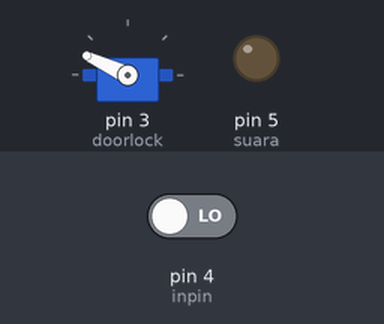
This sketch was run on a simulated Arduino Uno, built with avr-gcc and run on an emulated ATmega328P. Parts: servo, output pins drawn as LEDs (lit = HIGH). Dashed ring = blinking. The test bench sets the inputs (shaded band); at power-on: pin 4 (inpin) LOW.

Above: at 1.2 s.
1.3 s: pin 4 (inpin) driven HIGH
At 1.4 s:
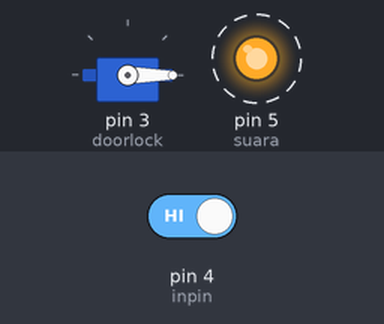
4.3 s: pin 4 (inpin) driven LOW
At 4.37 s:
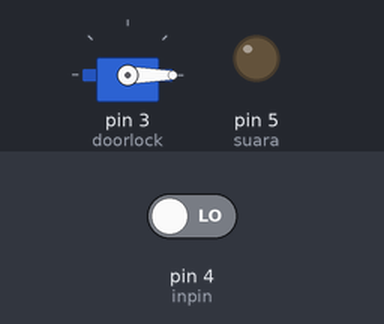
Timing chart, 0 to 7.3 s (numbered marks = the images above; inputs shaded):
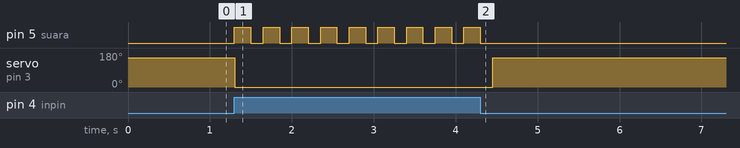

The sketch:

nano_driver_servo.ino
```cpp
#include <Servo.h>

Servo doorlock;
int inpin = 4;
int suara = 5;
int val;

void setup() {
  doorlock.attach(3);
  pinMode(inpin, INPUT);
  pinMode(suara, OUTPUT);
}

void loop() {
  val = digitalRead(inpin);
  if (val == HIGH) {
    doorlock.write(0);    // sets the servo position according to the scaled value
    while (digitalRead(inpin) == HIGH)
    {
      digitalWrite(suara, HIGH);
      delay(200);
      digitalWrite(suara, LOW);
      delay(150);
    }
  }
  else
  {
    doorlock.write(155);                  // sets the servo position according to the scaled value
    digitalWrite(suara, LOW);
  }
}
```

Measured:
- after the input at 1.3 s, pin 5 (suara): alternates HIGH for 0.20 s and LOW for 0.15 s, starting at once; servo on pin 3 (doorlock): 155° → 0° at once
- after the input at 4.3 s, pin 5 (suara): goes on until 4.3 s, then stays LOW; servo on pin 3 (doorlock): 0° → 155° after 0.15 s
